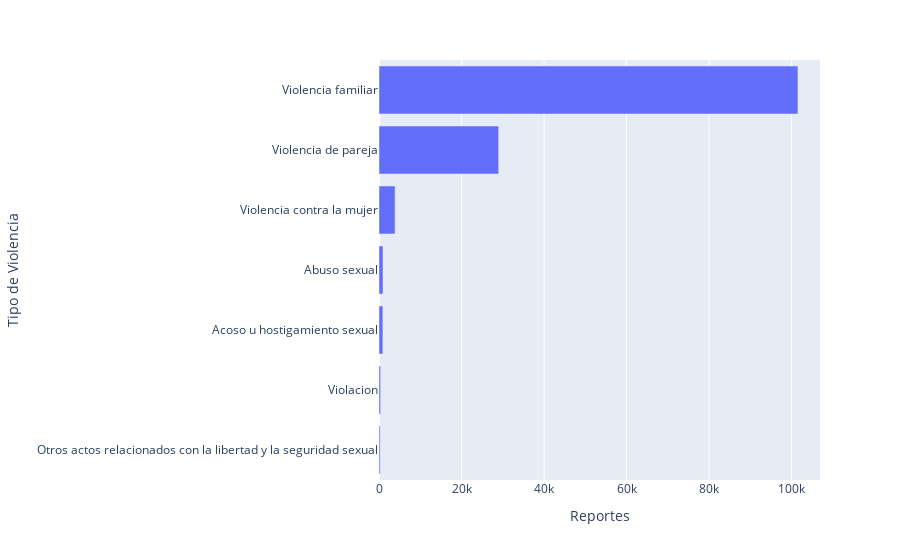

Source (notebook cell):
### Markdown cell above
##### 4.4 Type of violence reported

### Code cell
# Create dataframe from value counts on "descripcion_tipo".
violencia_tipo = pd.DataFrame(violencia["descripcion_tipo"].value_counts())
violencia_tipo = violencia_tipo.reset_index()
violencia_tipo.columns = ['Tipo de Violencia', 'Reportes']

# Graph.
violencia_tipo = px.bar(violencia_tipo, x='Reportes', y='Tipo de Violencia', orientation = "h")
violencia_tipo.update_layout(yaxis={'categoryorder':'total ascending'})
violencia_tipo.show()

### Figure 1 — Plotly figure (JSON) as saved in the notebook; plotly's stock layout.template omitted (floating-point values rounded to 4 significant figures)
{"data": [{"alignmentgroup": "True", "hovertemplate": "Reportes=%{x}<br>Tipo de Violencia=%{y}<extra></extra>", "legendgroup": "", "marker": {"color": "#636efa", "pattern": {"shape": ""}}, "name": "", "offsetgroup": "", "orientation": "h", "showlegend": false, "textposition": "auto", "type": "bar", "x": [101549, 29009, 3897, 977, 942, 384, 282], "xaxis": "x", "y": ["Violencia familiar", "Violencia de pareja", "Violencia contra la mujer", "Abuso sexual", "Acoso u hostigamiento sexual", "Violacion", "Otros actos relacionados con la libertad y la seguridad sexual"], "yaxis": "y"}], "layout": {"autosize": true, "barmode": "relative", "legend": {"tracegroupgap": 0}, "margin": {"t": 60}, "xaxis": {"anchor": "y", "autorange": true, "domain": [0, 1], "range": [0, 106900.0], "title": {"text": "Reportes"}, "type": "linear"}, "yaxis": {"anchor": "x", "autorange": true, "categoryorder": "total ascending", "domain": [0, 1], "range": [-0.5, 6.5], "title": {"text": "Tipo de Violencia"}, "type": "category"}}}
